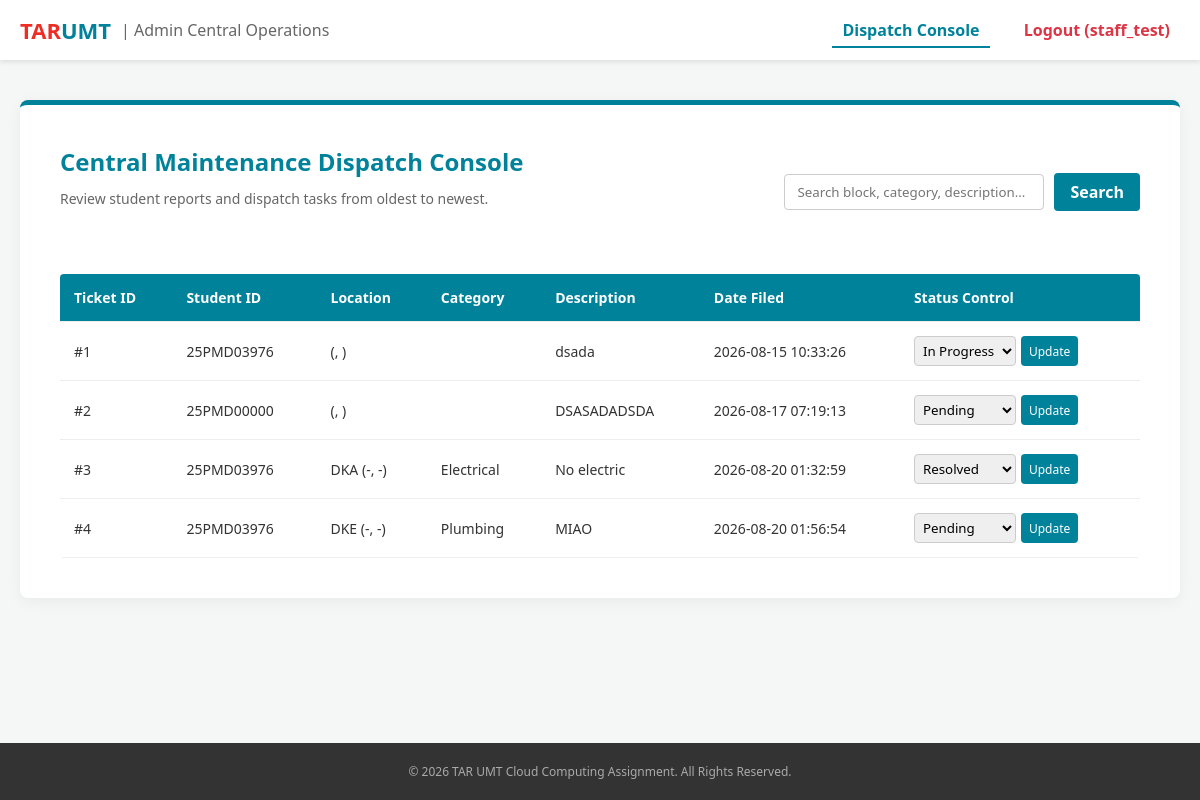
Page /CampusFix/admin/dashboard.php (signed in) on the committed database.
### tables this page shows
CREATE TABLE `repair_requests` (
  `id` int(11) NOT NULL,
  `student_id` varchar(50) NOT NULL,
  `location` varchar(255) NOT NULL,
  `issue_type` varchar(100) NOT NULL,
  `description` text NOT NULL,
  `status` varchar(50) DEFAULT 'Pending',
  `created_at` timestamp NOT NULL DEFAULT current_timestamp(),
  `block` varchar(50) NOT NULL,
  `floor` varchar(50) NOT NULL,
  `room` varchar(50) NOT NULL,
  `category` varchar(50) NOT NULL
);

### CampusFix/admin/dashboard.php (the view, shortened to what this page needs)
<?php
require_once "../config/database.php";
$search = "";
?>
<!DOCTYPE html>
<html lang="en">
<head>
    <link rel="stylesheet" href="../assets/css/global.css">
</head>
<body>
    <div class="navbar">
        <div class="nav-container">
            <div class="logo">
                <span class="logo-tar">TAR</span><span class="logo-umt">UMT</span>
                <span class="logo-app">| Admin Central Operations</span>
            </div>
            <nav>
                <a href="#" class="active">Dispatch Console</a>
                <a href="auth-logout.php" style="color: #dc3545;">Logout (<?php echo htmlspecialchars($_SESSION["admin_user"]); ?>)</a>
            </nav>
        </div>
    </div>
    <div class="workspace-container" style="max-width: 1200px; margin: 40px auto;">
        <div class="form-container" style="border-top-color: #00829B;">
            <div class="form-header" style="display: flex; justify-content: space-between; align-items: center; flex-wrap: wrap; gap: 15px;">
                <div>
                    <h2>Central Maintenance Dispatch Console</h2>
                    <p>Review student reports and dispatch tasks from oldest to newest.</p>
                </div>
                <form action="dashboard.php" method="GET" style="display: flex; gap: 10px; align-items: center; margin: 0;">
                    <input type="text" name="search" value="<?php echo htmlspecialchars($search); ?>" placeholder="Search block, category, description..." style="padding: 8px 12px; width: 260px; border: 1px solid #ccc; border-radius: 4px; box-sizing: border-box;">
                    <button type="submit" class="btn-submit" style="margin: 0; padding: 8px 16px; background-color: #00829B; width: auto;">Search</button>
                </form>
            </div>
            <div style="overflow-x: auto; margin-top: 20px;">
                <table class="history-table" style="width: 100%; border-collapse: collapse;">
                    <thead>
                        <tr style="background-color: #f4f4f4; text-align: left;">
                            <th>Ticket ID</th>
                            <th>Student ID</th>
                            <th>Location</th>
                            <th>Category</th>
                            <th>Description</th>
                            <th>Date Filed</th>
                            <th>Status Control</th>
                        </tr>
                    </thead>
                    <tbody>
                    <?php
                    if(!empty($search)){
                        $sql_hist = "SELECT id, student_id, block, floor, room, category, description, created_at, status
                                     FROM repair_requests
                                     WHERE id LIKE ? OR block LIKE ? OR category LIKE ? OR description LIKE ?
                                     ORDER BY id ASC";
                        $stmt_hist = mysqli_prepare($link, $sql_hist);
                        $search_param = "%" . $search . "%";
                        mysqli_stmt_bind_param($stmt_hist, "ssss", $search_param, $search_param, $search_param, $search_param);
                    } else {
                        $sql_hist = "SELECT id, student_id, block, floor, room, category, description, created_at, status
                                     FROM repair_requests
                                     ORDER BY id ASC";
                        $stmt_hist = mysqli_prepare($link, $sql_hist);
                    }
                    if($stmt_hist){
                        if(!empty($search)){
                            mysqli_stmt_execute($stmt_hist);
                        } else {
                            mysqli_stmt_execute($stmt_hist);
                        }
                        $res = mysqli_stmt_get_result($stmt_hist);
                        if(mysqli_num_rows($res) > 0){
                            while($row = mysqli_fetch_assoc($res)){
                                echo "<tr>";
                                echo "<td>#{$row['id']}</td>";
                                echo "<td>" . htmlspecialchars($row['student_id']) . "</td>";
                                echo "<td>" . htmlspecialchars($row['block']) . " ({$row['floor']}, {$row['room']})</td>";
                                echo "<td>" . htmlspecialchars($row['category']) . "</td>";
                                echo "<td>" . htmlspecialchars($row['description']) . "</td>";
                                echo "<td>{$row['created_at']}</td>";
                                echo "<td>";
                                echo "<form action='dashboard.php" . (!empty($search) ? "?search=".urlencode($search) : "") . "' method='POST' style='display:inline-flex; gap:5px; margin:0;'>";
                                echo "<select name='status' style='padding:4px; border-radius:4px; border:1px solid #ccc;'>";
                                echo "<option value='Pending'" . ($row['status'] == 'Pending' ? ' selected' : '') . ">Pending</option>";
                                echo "<option value='In Progress'" . ($row['status'] == 'In Progress' ? ' selected' : '') . ">In Progress</option>";
                                echo "<option value='Resolved'" . ($row['status'] == 'Resolved' ? ' selected' : '') . ">Resolved</option>";
                                echo "</select>";
                                echo "<button type='submit' name='update_status' style='padding:4px 8px; background:#00829B; color:#fff; border:none; border-radius:4px; cursor:pointer; font-size:12px;'>Update</button>";
                                echo "</form>";
                                echo "</td>";
                                echo "</tr>";
                            }
                        } else {
                            echo "<tr><td colspan='7' style='text-align:center; color:#999; padding: 20px;'>No maintenance requests found matching your criteria.</td></tr>";
                        }
                    }
                    ?>
                    </tbody>
                </table>
            </div>
        </div>
    </div>
    <footer class="footer">
        <p>&copy; 2026 TAR UMT Cloud Computing Assignment. All Rights Reserved.</p>
    </footer>
</body>
</html>

### CampusFix/assets/css/global.css (style rules this page uses)
* { margin: 0; padding: 0; box-sizing: border-box; font-family: 'Segoe UI', Tahoma, Geneva, Verdana, sans-serif; }
html, body { height: 100%; }
body { background-color: #f4f7f6; color: #333; display: flex; flex-direction: column; min-height: 100vh; }
.navbar { background-color: #ffffff; box-shadow: 0 2px 5px rgba(0,0,0,0.1); position: sticky; top: 0; z-index: 100; }
.nav-container { max-width: 1200px; margin: 0 auto; padding: 15px 20px; display: flex; justify-content: space-between; align-items: center; }
.logo { font-size: 22px; font-weight: bold; display: flex; align-items: center; }
.logo-tar { color: #EE2E24; }
.logo-umt { color: #00829B; }
.logo-app { color: #666; font-size: 16px; font-weight: normal; margin-left: 10px; }
nav a { text-decoration: none; color: #555; margin-left: 20px; font-weight: 600; padding: 5px 10px; transition: all 0.3s; }
nav a:hover, nav a.active { color: #00829B; border-bottom: 2px solid #00829B; }
.workspace-container { display: flex; max-width: 1200px; width: 100%; margin: 30px auto; padding: 0 20px; gap: 25px; align-items: flex-start; flex: 1 0 auto; }
.form-container { background-color: #ffffff; width: 100%; max-width: 100%; padding: 40px; border-radius: 8px; box-shadow: 0 4px 15px rgba(0,0,0,0.05); border-top: 5px solid #EE2E24; }
.form-header h2 { color: #00829B; margin-bottom: 10px; }
.form-header p { color: #666; font-size: 14px; line-height: 1.5; margin-bottom: 30px; }
.btn-submit { width: 100%; padding: 14px; background-color: #00829B; color: white; border: none; border-radius: 4px; font-size: 16px; font-weight: bold; cursor: pointer; transition: background-color 0.3s; }
.history-table { width: 100%; border-collapse: collapse; margin-top: 15px; background: #fff; border-radius: 4px; overflow: hidden; }
.history-table th, .history-table td { padding: 14px; text-align: left; border-bottom: 1px solid #eee; font-size: 14px; }
.history-table th { background-color: #00829B; color: white; font-weight: 600; }
.footer { text-align: center; padding: 20px; background-color: #333; color: #aaa; font-size: 12px; flex-shrink: 0; width: 100%; }

### rows in the picture
repair_requests: id "1", student "25PMD03976", description "dsada", created_at "2026-08-15 10:33:26", status "In Progress"
repair_requests: id "2", student "25PMD00000", description "DSASADADSDA", created_at "2026-08-17 07:19:13", status "Pending"
repair_requests: id "3", student "25PMD03976", block "DKA", floor "-", room "-", category "Electrical", description "No electric", created_at "2026-08-20 01:32:59", status "Resolved"
repair_requests: id "4", student "25PMD03976", block "DKE", floor "-", room "-", category "Plumbing", description "MIAO", created_at "2026-08-20 01:56:54", status "Pending"

### other values in the picture
$_SESSION["admin_user"] "staff_test"
